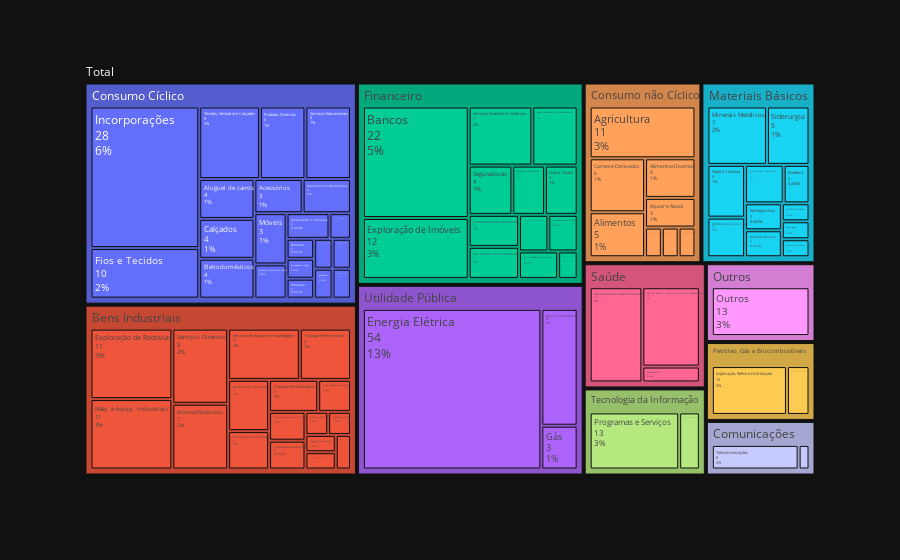

Notebook source saved alongside this figure:
### Markdown cell above
- Qual a frequência absoluta/relativa/acumulada dos setores por segmentos?

### Code cell
fa = df.value_counts(subset=['SETOR', 'SEGMENTO'], sort=False).rename("count").reset_index()

fig = px.treemap(data_frame=fa, 
                 path=[px.Constant('Total'), 'SETOR', 'SEGMENTO'], 
                 values='count', 
                 template='plotly_dark')
fig.update_traces(hovertemplate=None, hoverinfo='label+value+percent entry', textinfo='label+value+percent entry')
fig.show()

### Figure 1 — Plotly figure (JSON) as saved in the notebook; plotly's stock layout.template omitted (floating-point values rounded to 4 significant figures; data arrays with more than 128 entries replaced by an {"elided": "..."} marker saying what was removed)
{"data": [{"branchvalues": "total", "domain": {"x": [0, 1], "y": [0, 1]}, "hoverinfo": "label+value+percent entry", "ids": {"elided": "925 str values"}, "labels": {"elided": "925 str values"}, "name": "", "parents": {"elided": "925 str values"}, "textinfo": "label+value+percent entry", "type": "treemap", "values": {"elided": "925 int values"}}], "layout": {"legend": {"tracegroupgap": 0}, "margin": {"t": 60}}}
